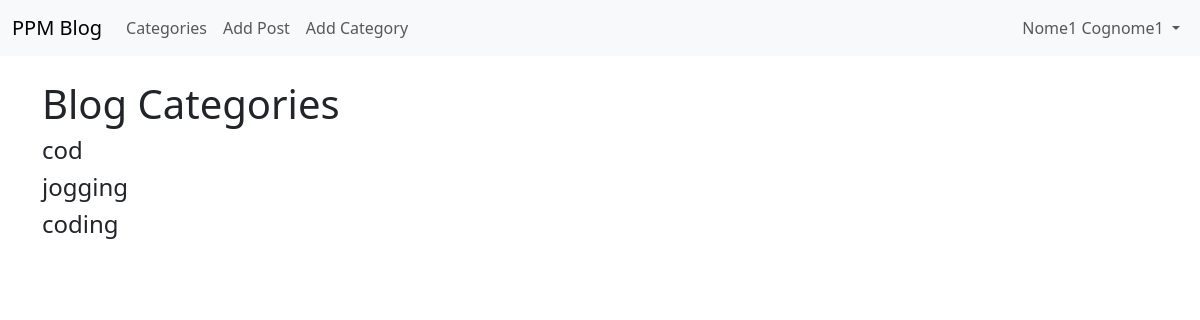
Before: /category-list/ (signed in) with the older database file.
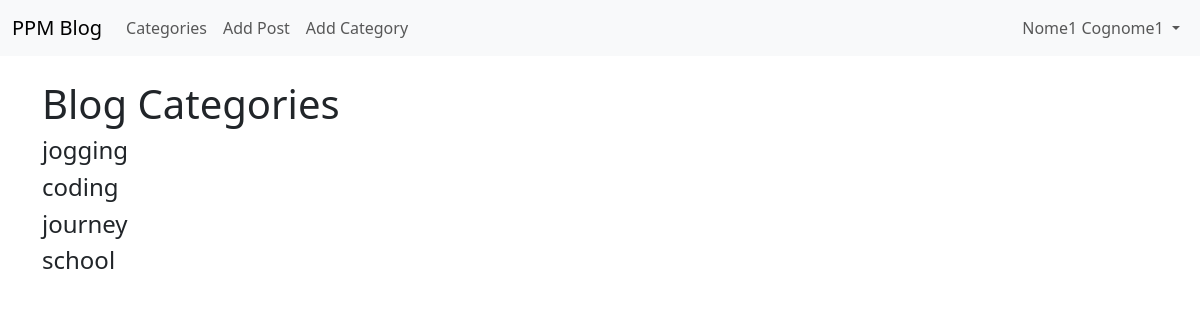
After: the same page with the newer database file.
### theblog/models.py (models this page shows, shortened)
class Category(models.Model):
    name = models.CharField(max_length=255)
    def __str__(self):
        return self.name

### theblog/views.py (the view)
# urls.py: path('category-list/', CategoryListView, name='category_list'),
def CategoryListView(request):
    category_list = Category.objects.all()
    return render(request, 'category_list.html', {'category_list': category_list})

### theblog/templates/category_list.html (shortened to what this page needs)
{% extends 'base.html' %}
{% block content %}
    <h1>Blog Categories</h1>
      {% for item in category_list %}
          <h4><a class="dropdown-item" href="{% url 'category' item %}">{{ item }}</a></h4>
      {% endfor %}
{% endblock %}

Changed rows visible on the page:
removed Category: name "cod"
added Category: name "journey"
added Category: name "school"
